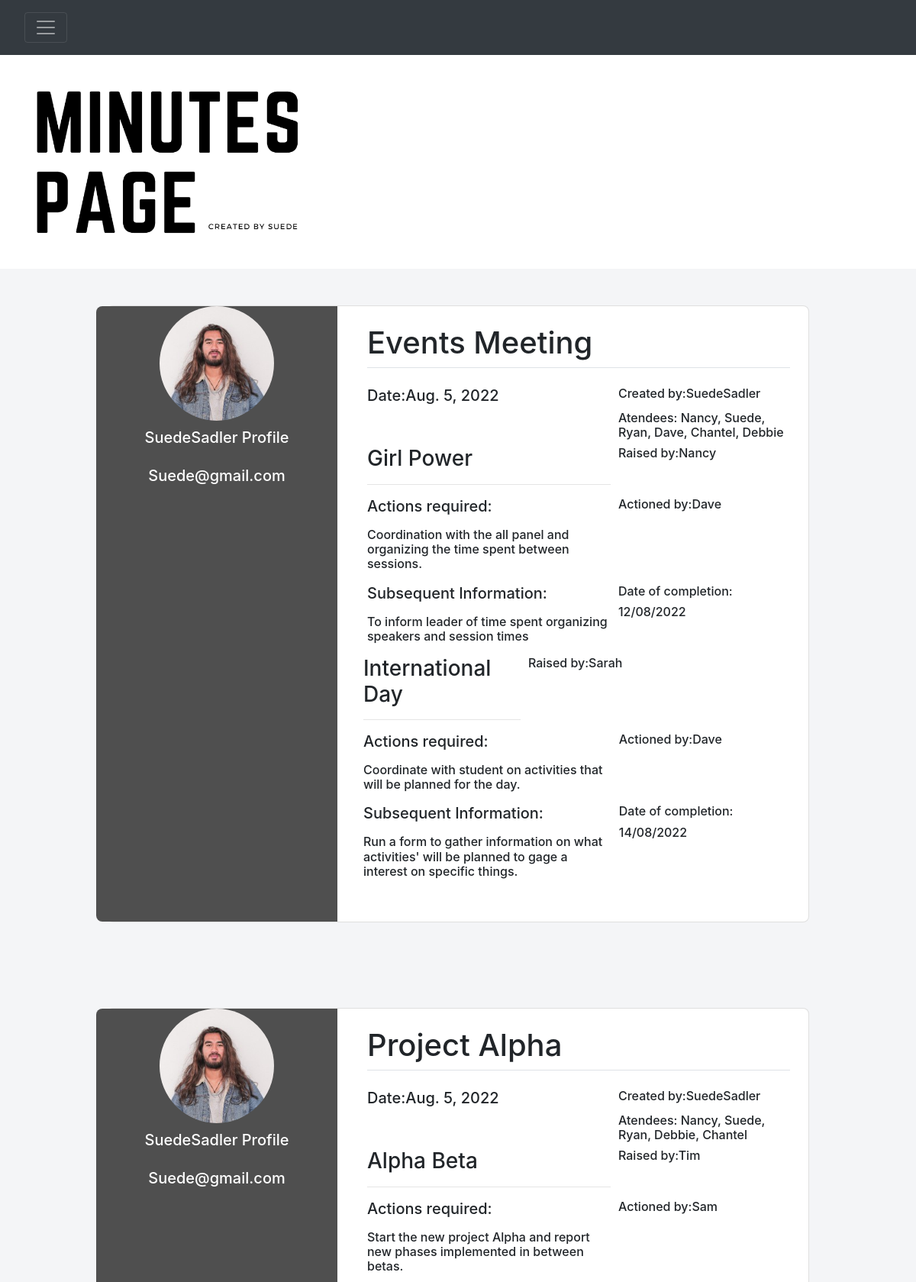
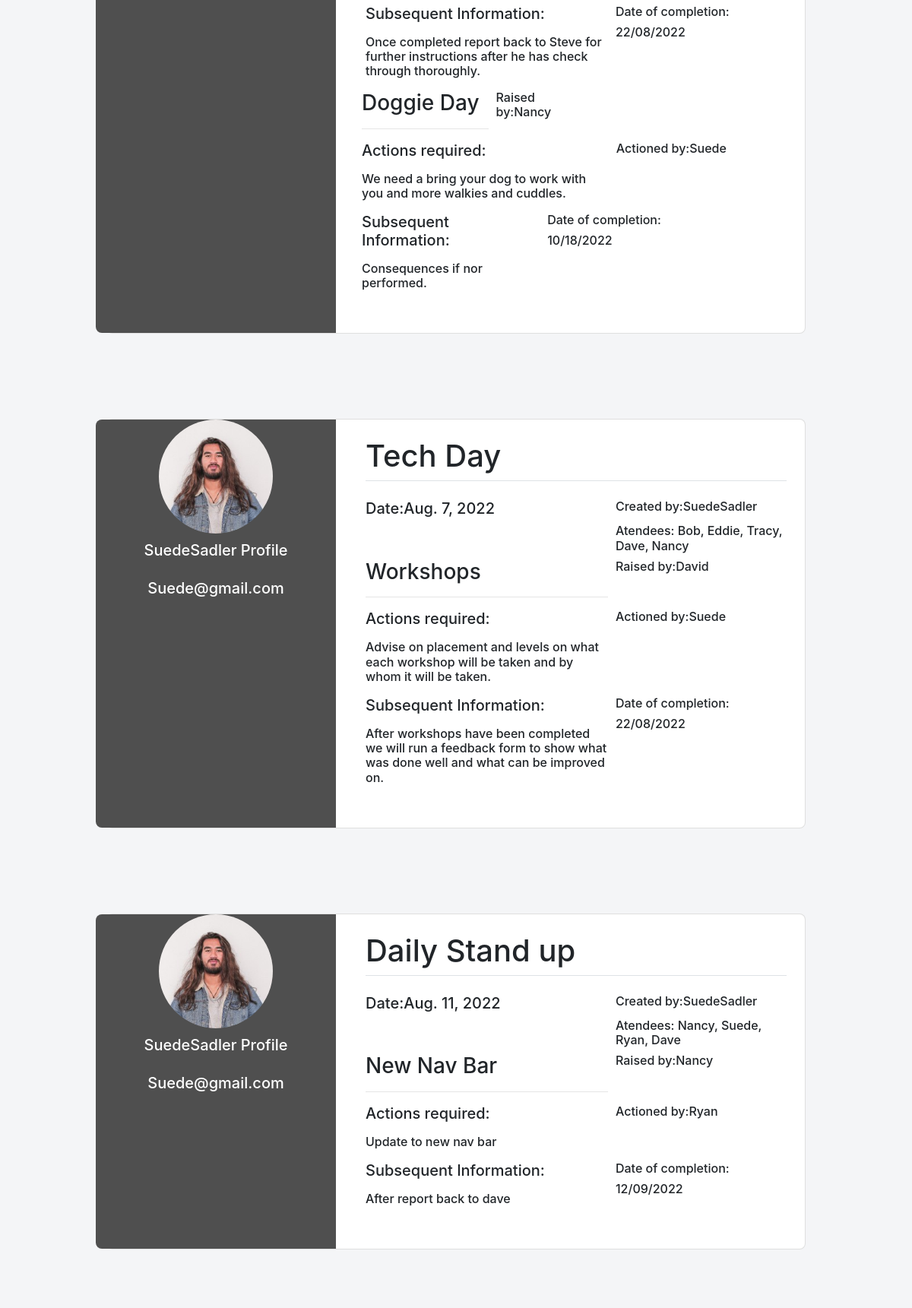
The app's page /My_Meetings (signed in, upper part) with its own data (2 pictures, top to bottom).
### Minutes/models.py (models this page shows, shortened)
class Post(models.Model):
    Title = models.CharField(max_length=100)
    Author = models.ForeignKey(User, on_delete=models.CASCADE)
    Date = models.DateField(default= timezone.now)
    Atendees = models.CharField(max_length=100)

class Topics(models.Model):
    Topic = models.ForeignKey(Post, on_delete=models.CASCADE)
    Title = models.CharField(max_length=100 )
    Raised_by = models.CharField(max_length=100)
    Actions = models.TextField()
    Actioned_by = models.CharField(max_length=100)
    Subsequent_info = models.TextField()
    Date_of_completion = models.CharField(max_length=100)

### users/models.py (models this page shows)
class Profile(models.Model):
    user = models.OneToOneField(User, on_delete=models.CASCADE)
    image = models.ImageField(default='default.jpg', upload_to='profile_pics')
    def __str__(self):
        return f'{self.user.username} Profile'

### Minutes/views.py (the view)
# urls.py: path('My_Meetings', views.My_Meetings, name='minutes-My_Meetings'),
def My_Meetings(request):
    logged_in_user_posts = Post.objects.filter(Author=request.user)
    return render(request, 'Minutes/My_Meetings.html', {'posts': logged_in_user_posts})

### Minutes/templates/Minutes/My_Meetings.html (shortened to what this page needs)
<!doctype html>
<html lang="en">
  <head>
    <link rel="stylesheet" href="https://stackpath.bootstrapcdn.com/bootstrap/4.3.1/css/bootstrap.min.css">
  </head>
  <body>
    <nav class="navbar navbar-dark bg-dark">
          <div class="pos-f-t">
            <nav class="navbar navbar-dark bg-dark">
              <button class="navbar-toggler" type="button" data-toggle="collapse" data-target="#navbarToggleExternalContent" aria-controls="navbarToggleExternalContent" aria-expanded="false" aria-label="Toggle navigation">
                <span class="navbar-toggler-icon"></span>
              </button>
            </nav>
          </div>
        </nav>
        <div class= "text" style= "padding:40px">
            {% load static %} <img src="{% static "Minutes/media/Logo.png" %}" class="img-" alt="home" height= "200px" />
        </div>
        {% for Post in posts %}
        <section class="vh-20" style="background-color: #f4f5f7;">
          <div class="container py-5 ">
            <div class="row d-flex justify-content-center align-items-center h-10">
              <div class="col col-lg-10 mb-4 mb-lg-0">
                <div class="card mb-3" style="border-radius: .5rem;">
                  <div class="row g-0">
                    <div class="col-md-4 gradient-custom text-center text-white"
                      style="border-top-left-radius: .5rem; border-bottom-left-radius: .5rem;">
                      <img class="rounded-circle account-img" src="{{ Post.Author.profile.image.url }}"
                        alt="Avatar" class="img-fl my-5" style="width: 150px;"  />
                      <h5 style="padding: 10px;">{{ Post.Author.profile }}</h5>
                      <p><h5>{{ Post.Author.email }}</h5></p>
                    </div>
                    <div class="col-md-8">
                      <div class="card-body p-4">
                        <form method="POST" enctype="multipart/form-data">
                          <fieldset class="form-group">
                            <a style="color:inherit" href="{% url 'post-detail' Post.id %}"><legend class="border-bottom mb-4"><h1>{{ Post.Title }}</h1></legend></a>
                             <form>
                              <div class="form-row">
                                <div class="col-7">
                                  <h5>Date:{{Post.Date}}</h5>
                                </div>
                                <div class="col-5">
                                  <h6>Created by:{{ Post.Author }}</h6>
                                </div>
                              </div>
                              <div class="form-row">
                                <div class="col-7">
                                </div>
                                <div class="col-5">
                                  <h6>Atendees: {{Post.Atendees}}</h6>
                                </div>
                              </div>
                              {% for Topic in Post.topics_set.all %}
                              <div class="form-row">
                                <div class="col-7">
                                  <h3>{{Topic.Title}}</h3>
                                  <hr class="solid">
                                </div>
                                <div class="col-5">
                                  <h6>Raised by:{{ Topic.Raised_by }}</h6>
                                </div>
                              </div>
                              <div class="form-row">
                                <div class="col-7">
                                <div class="form-group">
                                  <label for="exampleFormControlTextarea1"><h5>Actions required:</h5></label>
                                  <h6>{{ Topic.Actions}}</h6>
                                </div>
                              </div>
                                <div class="col-5">
                                  <h6>Actioned by:{{ Topic.Actioned_by}}</h6>
                                </div>
                              </div>
                              <div class="form-row">
                                <div class="col-7">
                                <div class="form-group">
                                  <label for="exampleFormControlTextarea1"><h5>Subsequent Information:</h5></label>
                                  <h6>{{ Topic.Subsequent_info}}</h6>
                                </div>
                              </div>
                              <div class="col-5">
                                <h6>Date of completion:</h6>
                                <h6>{{ Topic.Date_of_completion}}<h6>
                              </div>
                            </form>
                            {% endfor %}
                          </div>
                        </div>
                      </div>
                    </div>
                  </div>
                </div>
              </div>
            </div>
          </div>
        </section>
        {% endfor %}
  </body>
</html>

### Minutes/templates/Minutes/My_Meetings.html (style rules this page uses)
.gradient-custom { background: #f6d365; background: rgb(79,79,79) }

### records on screen
Post: Author.profile.image (picture), Author.profile "SuedeSadler Profile", Author.email "Suede@gmail.com", Title "Events Meeting", Date "Aug. 5, 2022", Author "SuedeSadler", Atendees "Nancy, Suede, Ryan, Dave, Chantel, Debbie"
Topics: Title "Girl Power", Raised_by "Nancy", Actions "Coordination with the all panel and organizing the time spent between sessions.", Actioned_by "Dave", Subsequent_info "To inform leader of time spent organizing speakers and session times", Date_of_completion "12/08/2022"
Topics: Title "International Day", Raised_by "Sarah", Actions "Coordinate with student on activities that will be planned for the day.", Actioned_by "Dave", Subsequent_info "Run a form to gather information on what activities' will be planned to gage a interest on specific things.", Date_of_completion "14/08/2022"
Post: Author.profile.image (picture), Author.profile "SuedeSadler Profile", Author.email "Suede@gmail.com", Title "Project Alpha", Date "Aug. 5, 2022", Author "SuedeSadler", Atendees "Nancy, Suede, Ryan, Debbie, Chantel"
Topics: Title "Alpha Beta", Raised_by "Tim", Actions "Start the new project Alpha and report new phases implemented in between betas.", Actioned_by "Sam", Subsequent_info "Once completed report back to Steve for further instructions after he has check through thoroughly.", Date_of_completion "22/08/2022"
Topics: Title "Doggie Day", Raised_by "Nancy", Actions "We need a bring your dog to work with you and more walkies and cuddles.", Actioned_by "Suede", Subsequent_info "Consequences if nor performed.", Date_of_completion "10/18/2022"
Post: Author.profile.image (picture), Author.profile "SuedeSadler Profile", Author.email "Suede@gmail.com", Title "Tech Day", Date "Aug. 7, 2022", Author "SuedeSadler", Atendees "Bob, Eddie, Tracy, Dave, Nancy"
Topics: Title "Workshops", Raised_by "David", Actions "Advise on placement and levels on what each workshop will be taken and by whom it will be taken.", Actioned_by "Suede", Subsequent_info "After workshops have been completed we will run a feedback form to show what was done well and what can be improved on.", Date_of_completion "22/08/2022"
Post: Author.profile.image (picture), Author.profile "SuedeSadler Profile", Author.email "Suede@gmail.com", Title "Daily Stand up", Date "Aug. 11, 2022", Author "SuedeSadler", Atendees "Nancy, Suede, Ryan, Dave"
Topics: Title "New Nav Bar", Raised_by "Nancy", Actions "Update to new nav bar", Actioned_by "Ryan", Subsequent_info "After report back to dave", Date_of_completion "12/09/2022"
